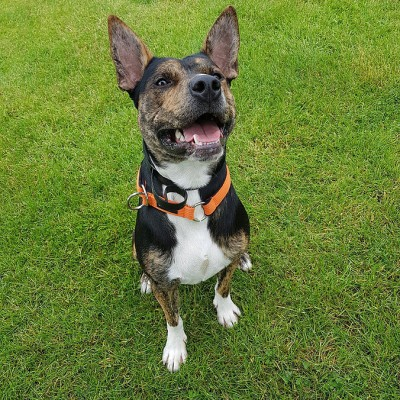
#> input picture dog.jpeg, 400 x 400 px
$ python main.py
#> lines starting #> are read from the running program, lines starting #| are printed output that depends on the picture
#> further down, image is the input picture: shape (400, 400, 3); mean B, G, R 55.9, 125.9, 105.1
### colorspaces.py
import cv2


def rgb2ycrcb(rgb_image):
    imgYCC = cv2.cvtColor(rgb_image, cv2.COLOR_BGR2YCR_CB)
#> imgYCC: shape (400, 400, 3); mean of channels 0, 1, 2 111.7, 123.3, 96.5
    y, cr, cb = cv2.split(imgYCC)
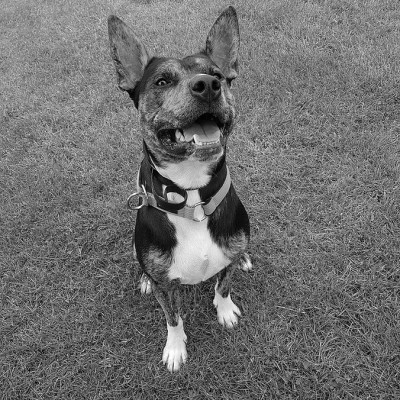
#> y: shape (400, 400); min 0, max 255, mean 111.7
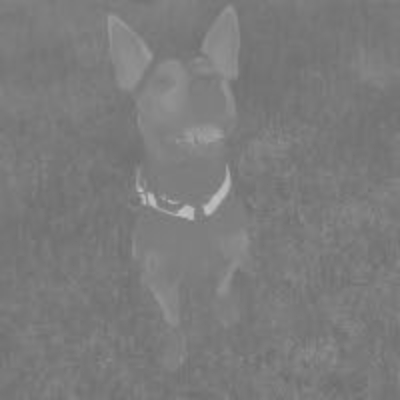
#> cr: shape (400, 400); min 108, max 193, mean 123.3
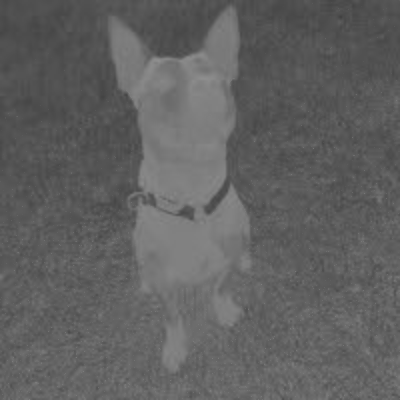
#> cb: shape (400, 400); min 65, max 143, mean 96.5
    return y, cr, cb


def ycrcb2rgb(y, cr, cb):
    imgYCC = cv2.merge([y, cr, cb])
    return cv2.cvtColor(imgYCC, cv2.COLOR_YCR_CB2BGR)

### sampling.py
import numpy as np
import scipy.interpolate as interpolate


def downsample(image, factor):
    """
    Downsample a 8x8 image by the downsampling factor defined as (4, 4, 4)
    """
#> called with factor = (4, 2, 0)
    if factor == (4, 4, 4):
        return image
    elif factor == (4, 2, 2):
        return image[::2, ::]
    elif factor == (4, 2, 0):
        return image[::2, ::2]


def upsample(image, original_image_shape):
    """
    Upsample a image with scipy.interpolate.griddata
    """
    nlines, ncolumns = image.shape
    original_nlines, original_ncolumns = original_image_shape
    vals = np.reshape(image, (nlines * ncolumns))
    pts = np.array([[i, j] for i in np.linspace(0, 1, nlines) for j in np.linspace(0, 1, ncolumns)])
    grid_x, grid_y = np.mgrid[0:1:complex(0, original_nlines), 0:1:complex(0, original_ncolumns)]
    return interpolate.griddata(pts, vals, (grid_x, grid_y), method='linear').astype("uint8")

### reshape.py
import numpy as np

def divide_image(arr, nrows, ncols):
    """
    Return an array of shape (n, nrows, ncols) where
    n * nrows * ncols = arr.size

    If arr is a 2D array, the returned array looks like n subblocks with
    each subblock preserving the "physical" layout of arr.
    """
    h, w = arr.shape
    blocks = (arr.reshape(h//nrows, nrows, -1, ncols)
               .swapaxes(1, 2)
               .reshape(-1, nrows, ncols))

    return np.float32(blocks)


def rebuild_image(arr, original_image_shape):
    """
    Return an array of shape (h, w) = original_image_shape where
    h * w = arr.size

    If arr is of shape (n, nrows, ncols), n sublocks of shape (nrows, ncols),
    then the returned array preserves the "physical" layout of the sublocks.
    """
    h, w = original_image_shape
    n, nrows, ncols = arr.shape
    img =  (arr.reshape(h//nrows, -1, nrows, ncols)
               .swapaxes(1, 2)
               .reshape(h, w))

    return np.uint8(img)

### dct.py
import numpy as np
import cv2


def dct_from_ycrcb_blocks(yblocks, cr_blocks, cb_blocks):
    i = [dct_from_blocks(i) for i in [yblocks, cr_blocks, cb_blocks]]
    return np.asarray(i)


# TODO melhorar este método. Talvez usar list comprehension?
def dct_from_blocks(image_blocks):
    dct_blocks = []

    for block in image_blocks:
        scale = block/255.0  # conversion/scale
        dct_blocks.append(cv2.dct(scale))

    return np.asarray(dct_blocks)


def idct_from_ycrcb_dct_blocks(yblocks, cr_blocks, cb_blocks):
    i = [idct_from_blocks(i) for i in [yblocks, cr_blocks, cb_blocks]]
    return np.asarray(i)


# TODO melhorar este método. Talvez usar list comprehension?
def idct_from_blocks(dct_blocks):
    idct_blocks = []

    for block in dct_blocks:
        idct_block = cv2.idct(block)
        idct_blocks.append(idct_block * 255.0)  # scale back

    return np.asarray(idct_blocks)

### entropy.py
from itertools import chain


def zigzag_ordering(block):
    """
    Zigzag ordering in entropy coding
    """
    rows, columns = block.shape

    solution=[[] for i in range(rows+columns-1)]

    for r in range(rows):
        for c in range(columns):
            sum = r+c
            if(sum%2 == 0):
                #add at beginning
                solution[sum].insert(0,block[r][c])
            else:
                #add at end of the list
                solution[sum].append(block[r][c])

    return list(chain.from_iterable(solution))


def get_symbols(ordered_list):
    """
    Get a list of tuples of AC coefficients and number of zero before said coefficient.
    """
    zerocounter = 0
    symbols = []
    ac_list = ordered_list.copy()
    ac_list.pop(0) # Remove DC coefficient from list - first item

    for n in ac_list:
        if(n == 0):
            zerocounter += 1
        else:
            symbols.append((zerocounter, n))
            zerocounter = 0

    symbols.append((0, 0)) # EOB
    return symbols


def get_DC_coefficients(ordered_list):
    ac_list = ordered_list.copy()
    return ac_list.pop(0) # Remove DC coefficient from list - first item

### main.py
import cv2
import numpy as np

import colorspaces
import sampling
import reshape
import dct
import entropy

Quant=np.array([[16,11,10,16,24,40,51,61],
                [12,12,14,19,26,48,60,55],
                [14,13,16,24,40,57,69,56],
                [14,17,22,29,51,87,80,62],
                [18,22,37,56,68,109,103,77],
                [24,35,55,64,81,104,113,92],
                [49,64,78,87,103,121,120,101],
                [72,92,95,98,112,100,103,99]])


image = cv2.imread("dog.jpeg")

# RGB -> YCRCB
y, cr, cb = colorspaces.rgb2ycrcb(image)

downsample_factor = (4, 2, 0)

print("Initializing downsampling")
downsampled_cr = sampling.downsample(cr, downsample_factor)
downsampled_cb = sampling.downsample(cb, downsample_factor)

original_image_shape = y.shape
#> original_image_shape = (400, 400)
downsampled_shape = downsampled_cr.shape
#> downsampled_shape = (200, 200)

# Divide imagens em blocos de 8x8
y_blocks = reshape.divide_image(y, 8, 8) # [ [8x8], [8x8] ]
cr_blocks = reshape.divide_image(downsampled_cr, 8, 8)
cb_blocks = reshape.divide_image(downsampled_cb, 8, 8)


y_blocks = y_blocks - 128
cr_blocks = cr_blocks - 128
cb_blocks = cb_blocks - 128


y_dct_blocks = dct.dct_from_blocks(y_blocks)
#> after the loop in dct_from_blocks, `for block in image_blocks:`: dct_blocks = 2500 items
cr_dct_blocks = dct.dct_from_blocks(cr_blocks)
cb_dct_blocks = dct.dct_from_blocks(cb_blocks)


y_dct_blocks  = np.round((y_dct_blocks / Quant), 4)
cr_dct_blocks = np.round((cr_dct_blocks / Quant), 4)
cb_dct_blocks = np.round((cb_dct_blocks / Quant), 4)


y_list_values = [entropy.zigzag_ordering(block) for block in y_dct_blocks]
#> y_list_values = 2500 items
cr_list_values = [entropy.zigzag_ordering(block) for block in cr_dct_blocks]
#> cr_list_values = 625 items
cb_list_values = [entropy.zigzag_ordering(block) for block in cb_dct_blocks]
#> cb_list_values = 625 items


dc_coefficients = [entropy.get_DC_coefficients(ol) for ol in (y_list_values + cr_list_values + cb_list_values)]
#> dc_coefficients = 3750 values, max 0.213 at index 2221, min -0.223 at index 725, mean -0.0331


y_symbols_list = [entropy.get_symbols(ordered_list) for ordered_list in y_list_values]
#> y_symbols_list = 2500 items
cr_symbols_list = [entropy.get_symbols(ordered_list) for ordered_list in cr_list_values]
#> cr_symbols_list = 625 items
cb_symbols_list = [entropy.get_symbols(ordered_list) for ordered_list in cb_list_values]
#> cb_symbols_list = 625 items


y_dct_blocks  = y_dct_blocks * Quant
cr_dct_blocks = cr_dct_blocks * Quant
cb_dct_blocks = cb_dct_blocks * Quant


y_idct_blocks = dct.idct_from_blocks(y_dct_blocks)
#> after the loop in idct_from_blocks, `for block in dct_blocks:`: idct_blocks = 2500 items
cr_idct_blocks = dct.idct_from_blocks(cr_dct_blocks)
cb_idct_blocks = dct.idct_from_blocks(cb_dct_blocks)


y_idct_blocks = y_idct_blocks + 128
cr_idct_blocks = cr_idct_blocks + 128
cb_idct_blocks = cb_idct_blocks + 128


y_idct_image = reshape.rebuild_image(y_idct_blocks, original_image_shape)
cr_idct_image = reshape.rebuild_image(cr_idct_blocks, downsampled_shape)
cb_idct_image = reshape.rebuild_image(cb_idct_blocks, downsampled_shape)


print("Initializing upsampling")
upsampled_cr = sampling.upsample(cr_idct_image, original_image_shape)
print("Done upsampling cr")
upsampled_cb = sampling.upsample(cb_idct_image, original_image_shape)
print("Done upsampling cb")

image2 = colorspaces.ycrcb2rgb(y_idct_image, upsampled_cr, upsampled_cb)
#> in ycrcb2rgb, `imgYCC = cv2.merge([y, cr, cb])`:
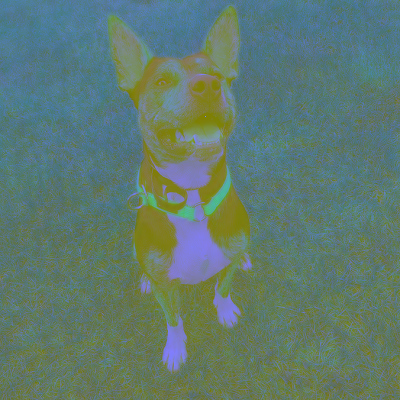
#> imgYCC: shape (400, 400, 3); mean of channels 0, 1, 2 111.2, 122.3, 95.6; drawn as B, G, R

cv2.imshow('image', image)
cv2.imshow('image after processing', image2)
cv2.waitKey(0)
cv2.destroyAllWindows()
